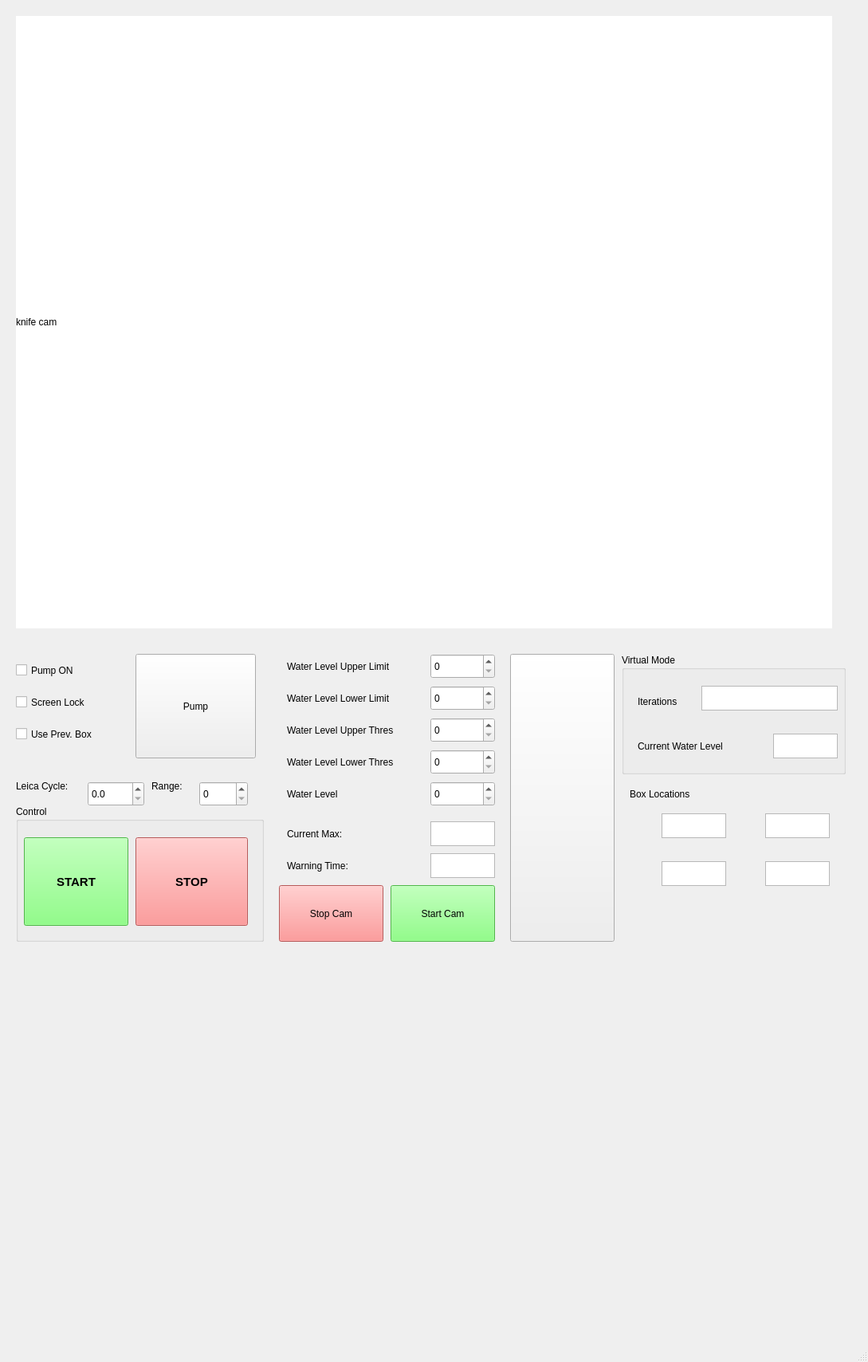
<?xml version="1.0" encoding="UTF-8"?>
<ui version="4.0">
 <class>MainWindow</class>
 <widget class="QMainWindow" name="MainWindow">
  <property name="geometry">
   <rect>
    <x>0</x>
    <y>0</y>
    <width>1089</width>
    <height>1708</height>
   </rect>
  </property>
  <property name="windowTitle">
   <string>MainWindow</string>
  </property>
  <widget class="QWidget" name="centralwidget">
   <widget class="paintableqlabel" name="cam_knife">
    <property name="geometry">
     <rect>
      <x>20</x>
      <y>20</y>
      <width>1024</width>
      <height>768</height>
     </rect>
    </property>
    <property name="styleSheet">
     <string notr="true">background: rgb(255,255,255)</string>
    </property>
    <property name="text">
     <string>knife cam</string>
    </property>
   </widget>
   <widget class="QGroupBox" name="groupBox">
    <property name="geometry">
     <rect>
      <x>20</x>
      <y>1010</y>
      <width>311</width>
      <height>171</height>
     </rect>
    </property>
    <property name="title">
     <string>Control</string>
    </property>
    <widget class="QPushButton" name="btn_StartCams">
     <property name="geometry">
      <rect>
       <x>10</x>
       <y>40</y>
       <width>131</width>
       <height>111</height>
      </rect>
     </property>
     <property name="font">
      <font>
       <pointsize>11</pointsize>
       <weight>75</weight>
       <bold>true</bold>
      </font>
     </property>
     <property name="styleSheet">
      <string notr="true">
background-color: rgb(111, 255, 101);</string>
     </property>
     <property name="text">
      <string>START</string>
     </property>
    </widget>
    <widget class="QPushButton" name="btn_StopCams">
     <property name="geometry">
      <rect>
       <x>150</x>
       <y>40</y>
       <width>141</width>
       <height>111</height>
      </rect>
     </property>
     <property name="font">
      <font>
       <pointsize>11</pointsize>
       <weight>75</weight>
       <bold>true</bold>
      </font>
     </property>
     <property name="styleSheet">
      <string notr="true">background-color: rgb(255, 125, 125);</string>
     </property>
     <property name="text">
      <string>STOP</string>
     </property>
    </widget>
   </widget>
   <widget class="PlotWidget" name="pg_waterlevel" native="true">
    <property name="geometry">
     <rect>
      <x>20</x>
      <y>1190</y>
      <width>1031</width>
      <height>421</height>
     </rect>
    </property>
   </widget>
   <widget class="QSpinBox" name="sbx_WaterThresRange">
    <property name="geometry">
     <rect>
      <x>250</x>
      <y>980</y>
      <width>61</width>
      <height>31</height>
     </rect>
    </property>
    <property name="keyboardTracking">
     <bool>false</bool>
    </property>
    <property name="value">
     <number>0</number>
    </property>
   </widget>
   <widget class="QLabel" name="label_3">
    <property name="geometry">
     <rect>
      <x>190</x>
      <y>970</y>
      <width>61</width>
      <height>31</height>
     </rect>
    </property>
    <property name="text">
     <string>Range:</string>
    </property>
   </widget>
   <widget class="QCheckBox" name="cbx_pumpOn">
    <property name="geometry">
     <rect>
      <x>20</x>
      <y>820</y>
      <width>111</width>
      <height>41</height>
     </rect>
    </property>
    <property name="text">
     <string>Pump ON</string>
    </property>
    <property name="checked">
     <bool>false</bool>
    </property>
   </widget>
   <widget class="QLabel" name="label">
    <property name="geometry">
     <rect>
      <x>360</x>
      <y>820</y>
      <width>181</width>
      <height>31</height>
     </rect>
    </property>
    <property name="text">
     <string>Water Level Upper Limit</string>
    </property>
   </widget>
   <widget class="QLabel" name="label_2">
    <property name="geometry">
     <rect>
      <x>360</x>
      <y>860</y>
      <width>181</width>
      <height>31</height>
     </rect>
    </property>
    <property name="text">
     <string>Water Level Lower Limit</string>
    </property>
   </widget>
   <widget class="QGroupBox" name="groupBox_2">
    <property name="geometry">
     <rect>
      <x>780</x>
      <y>820</y>
      <width>281</width>
      <height>151</height>
     </rect>
    </property>
    <property name="title">
     <string>Virtual Mode </string>
    </property>
    <widget class="QTextEdit" name="DisplayCurrentCount">
     <property name="geometry">
      <rect>
       <x>100</x>
       <y>40</y>
       <width>171</width>
       <height>31</height>
      </rect>
     </property>
    </widget>
    <widget class="QLabel" name="label_5">
     <property name="geometry">
      <rect>
       <x>20</x>
       <y>50</y>
       <width>71</width>
       <height>19</height>
      </rect>
     </property>
     <property name="text">
      <string>Iterations</string>
     </property>
    </widget>
    <widget class="QTextEdit" name="DisplayCurrentLevel">
     <property name="geometry">
      <rect>
       <x>190</x>
       <y>100</y>
       <width>81</width>
       <height>31</height>
      </rect>
     </property>
    </widget>
    <widget class="QLabel" name="label_4">
     <property name="geometry">
      <rect>
       <x>20</x>
       <y>100</y>
       <width>151</width>
       <height>31</height>
      </rect>
     </property>
     <property name="text">
      <string>Current Water Level</string>
     </property>
    </widget>
   </widget>
   <widget class="QLabel" name="label_6">
    <property name="geometry">
     <rect>
      <x>360</x>
      <y>900</y>
      <width>181</width>
      <height>31</height>
     </rect>
    </property>
    <property name="text">
     <string>Water Level Upper Thres</string>
    </property>
   </widget>
   <widget class="QLabel" name="label_7">
    <property name="geometry">
     <rect>
      <x>360</x>
      <y>940</y>
      <width>181</width>
      <height>31</height>
     </rect>
    </property>
    <property name="text">
     <string>Water Level Lower Thres</string>
    </property>
   </widget>
   <widget class="QPushButton" name="pb_WarningLight">
    <property name="geometry">
     <rect>
      <x>640</x>
      <y>820</y>
      <width>131</width>
      <height>361</height>
     </rect>
    </property>
    <property name="text">
     <string/>
    </property>
   </widget>
   <widget class="QLabel" name="label_8">
    <property name="geometry">
     <rect>
      <x>20</x>
      <y>970</y>
      <width>91</width>
      <height>31</height>
     </rect>
    </property>
    <property name="text">
     <string>Leica Cycle:</string>
    </property>
   </widget>
   <widget class="QDoubleSpinBox" name="dsbx_LeicaCycle">
    <property name="geometry">
     <rect>
      <x>110</x>
      <y>980</y>
      <width>71</width>
      <height>31</height>
     </rect>
    </property>
    <property name="decimals">
     <number>1</number>
    </property>
    <property name="singleStep">
     <double>0.500000000000000</double>
    </property>
   </widget>
   <widget class="QTextEdit" name="DisplayCurrentMax">
    <property name="geometry">
     <rect>
      <x>540</x>
      <y>1030</y>
      <width>81</width>
      <height>31</height>
     </rect>
    </property>
   </widget>
   <widget class="QLabel" name="label_9">
    <property name="geometry">
     <rect>
      <x>360</x>
      <y>1030</y>
      <width>151</width>
      <height>31</height>
     </rect>
    </property>
    <property name="text">
     <string>Current Max:</string>
    </property>
   </widget>
   <widget class="QLabel" name="label_10">
    <property name="geometry">
     <rect>
      <x>360</x>
      <y>980</y>
      <width>181</width>
      <height>31</height>
     </rect>
    </property>
    <property name="text">
     <string>Water Level</string>
    </property>
   </widget>
   <widget class="QDoubleSpinBox" name="sbx_WaterLevelUpperLim">
    <property name="geometry">
     <rect>
      <x>540</x>
      <y>820</y>
      <width>81</width>
      <height>31</height>
     </rect>
    </property>
    <property name="decimals">
     <number>0</number>
    </property>
    <property name="maximum">
     <double>1000.000000000000000</double>
    </property>
   </widget>
   <widget class="QDoubleSpinBox" name="sbx_WaterLevelLowerLim">
    <property name="geometry">
     <rect>
      <x>540</x>
      <y>860</y>
      <width>81</width>
      <height>31</height>
     </rect>
    </property>
    <property name="decimals">
     <number>0</number>
    </property>
    <property name="maximum">
     <double>1000.000000000000000</double>
    </property>
   </widget>
   <widget class="QDoubleSpinBox" name="sbx_WaterLevelUpperThres">
    <property name="geometry">
     <rect>
      <x>540</x>
      <y>900</y>
      <width>81</width>
      <height>31</height>
     </rect>
    </property>
    <property name="decimals">
     <number>0</number>
    </property>
    <property name="maximum">
     <double>1000.000000000000000</double>
    </property>
   </widget>
   <widget class="QDoubleSpinBox" name="sbx_WaterLevelLowerThres">
    <property name="geometry">
     <rect>
      <x>540</x>
      <y>940</y>
      <width>81</width>
      <height>31</height>
     </rect>
    </property>
    <property name="decimals">
     <number>0</number>
    </property>
    <property name="maximum">
     <double>1000.000000000000000</double>
    </property>
   </widget>
   <widget class="QDoubleSpinBox" name="sbx_WaterLevelCenter">
    <property name="geometry">
     <rect>
      <x>540</x>
      <y>980</y>
      <width>81</width>
      <height>31</height>
     </rect>
    </property>
    <property name="decimals">
     <number>0</number>
    </property>
    <property name="maximum">
     <double>1000.000000000000000</double>
    </property>
   </widget>
   <widget class="QCheckBox" name="cbx_ScreenLock">
    <property name="geometry">
     <rect>
      <x>20</x>
      <y>860</y>
      <width>111</width>
      <height>41</height>
     </rect>
    </property>
    <property name="text">
     <string>Screen Lock</string>
    </property>
    <property name="checked">
     <bool>false</bool>
    </property>
   </widget>
   <widget class="QPushButton" name="pb_PumpLight">
    <property name="geometry">
     <rect>
      <x>170</x>
      <y>820</y>
      <width>151</width>
      <height>131</height>
     </rect>
    </property>
    <property name="text">
     <string>Pump</string>
    </property>
   </widget>
   <widget class="QTextEdit" name="DisplayCurrentWarningTime">
    <property name="geometry">
     <rect>
      <x>540</x>
      <y>1070</y>
      <width>81</width>
      <height>31</height>
     </rect>
    </property>
   </widget>
   <widget class="QLabel" name="label_11">
    <property name="geometry">
     <rect>
      <x>360</x>
      <y>1070</y>
      <width>151</width>
      <height>31</height>
     </rect>
    </property>
    <property name="text">
     <string>Warning Time:</string>
    </property>
   </widget>
   <widget class="QCheckBox" name="cbx_UseLastBox">
    <property name="geometry">
     <rect>
      <x>20</x>
      <y>900</y>
      <width>161</width>
      <height>41</height>
     </rect>
    </property>
    <property name="text">
     <string>Use Prev. Box</string>
    </property>
    <property name="checked">
     <bool>false</bool>
    </property>
   </widget>
   <widget class="QTextEdit" name="DisplayBoxLoc_1">
    <property name="geometry">
     <rect>
      <x>830</x>
      <y>1020</y>
      <width>81</width>
      <height>31</height>
     </rect>
    </property>
   </widget>
   <widget class="QTextEdit" name="DisplayBoxLoc_2">
    <property name="geometry">
     <rect>
      <x>960</x>
      <y>1020</y>
      <width>81</width>
      <height>31</height>
     </rect>
    </property>
   </widget>
   <widget class="QTextEdit" name="DisplayBoxLoc_3">
    <property name="geometry">
     <rect>
      <x>830</x>
      <y>1080</y>
      <width>81</width>
      <height>31</height>
     </rect>
    </property>
   </widget>
   <widget class="QTextEdit" name="DisplayBoxLoc_4">
    <property name="geometry">
     <rect>
      <x>960</x>
      <y>1080</y>
      <width>81</width>
      <height>31</height>
     </rect>
    </property>
   </widget>
   <widget class="QLabel" name="label_12">
    <property name="geometry">
     <rect>
      <x>790</x>
      <y>980</y>
      <width>151</width>
      <height>31</height>
     </rect>
    </property>
    <property name="text">
     <string>Box Locations</string>
    </property>
   </widget>
   <widget class="QPushButton" name="pb_StopCam">
    <property name="geometry">
     <rect>
      <x>350</x>
      <y>1110</y>
      <width>131</width>
      <height>71</height>
     </rect>
    </property>
    <property name="styleSheet">
     <string notr="true">background-color: rgb(255, 125, 125);</string>
    </property>
    <property name="text">
     <string>Stop Cam</string>
    </property>
   </widget>
   <widget class="QPushButton" name="pb_StartCam">
    <property name="geometry">
     <rect>
      <x>490</x>
      <y>1110</y>
      <width>131</width>
      <height>71</height>
     </rect>
    </property>
    <property name="styleSheet">
     <string notr="true">
background-color: rgb(111, 255, 101);</string>
    </property>
    <property name="text">
     <string>Start Cam</string>
    </property>
   </widget>
  </widget>
  <widget class="QMenuBar" name="menubar">
   <property name="geometry">
    <rect>
     <x>0</x>
     <y>0</y>
     <width>1089</width>
     <height>31</height>
    </rect>
   </property>
  </widget>
  <widget class="QStatusBar" name="statusbar"/>
 </widget>
 <customwidgets>
  <customwidget>
   <class>PlotWidget</class>
   <extends>QWidget</extends>
   <header>pyqtgraph</header>
   <container>1</container>
  </customwidget>
  <customwidget>
   <class>paintableqlabel</class>
   <extends>QLabel</extends>
   <header>paintableqlabel.h</header>
  </customwidget>
 </customwidgets>
 <resources/>
 <connections/>
</ui>
